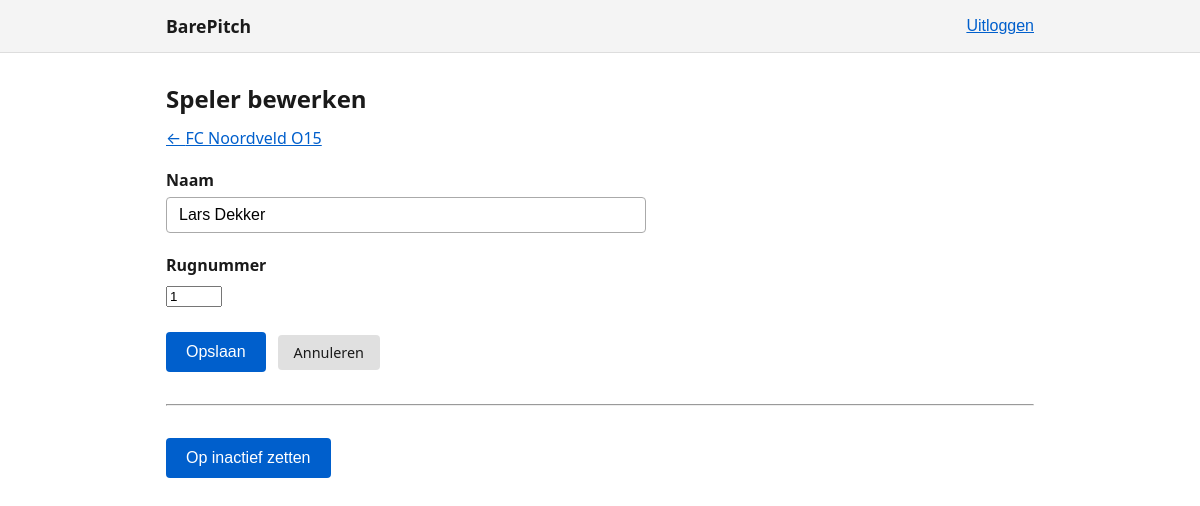
The app's page /player_edit.php?id=1&team_id=1 (signed in) with its own data.
### tables this page shows
CREATE TABLE teams (
    id INT UNSIGNED AUTO_INCREMENT PRIMARY KEY,
    user_id INT UNSIGNED NOT NULL,
    name VARCHAR(100) NOT NULL,
    season VARCHAR(20) NULL,
    status ENUM('active', 'archived') NOT NULL DEFAULT 'active',
    created_at DATETIME NOT NULL DEFAULT CURRENT_TIMESTAMP,
    updated_at DATETIME NULL,
    deleted_at DATETIME NULL,

    CONSTRAINT fk_teams_user
        FOREIGN KEY (user_id)
        REFERENCES users(id)
        ON DELETE CASCADE,

    INDEX idx_teams_user_id (user_id),
    INDEX idx_teams_status (status)
);

CREATE TABLE players (
    id INT UNSIGNED AUTO_INCREMENT PRIMARY KEY,
    team_id INT UNSIGNED NOT NULL,
    display_name VARCHAR(100) NOT NULL,
    shirt_number TINYINT UNSIGNED NULL,
    status ENUM('active', 'inactive') NOT NULL DEFAULT 'active',
    created_at DATETIME NOT NULL DEFAULT CURRENT_TIMESTAMP,
    updated_at DATETIME NULL ON UPDATE CURRENT_TIMESTAMP,
    deleted_at DATETIME NULL,

    CONSTRAINT fk_players_team
        FOREIGN KEY (team_id)
        REFERENCES teams(id)
        ON DELETE CASCADE,

    INDEX idx_players_team_id (team_id),
    INDEX idx_players_status (status),
    INDEX idx_players_shirt_number (shirt_number)
);

### app/helpers/view.php (called while the page is built, shortened)
<?php
function e(string $value): string
{
    return htmlspecialchars($value, ENT_QUOTES, 'UTF-8');
}
function render(string $view, array $data = []): void
{
    $path = dirname(__DIR__, 1) . '/views/' . $view . '.php';
    extract($data, EXTR_SKIP);
    include $path;
}

### public/player_edit.php (called while the page is built, shortened)
<?php
require_once __DIR__ . '/../app/models/TeamModel.php';
require_once __DIR__ . '/../app/models/PlayerModel.php';
$rawId     = $_GET['id'] ?? $_POST['id'] ?? '';
$rawTeamId = $_GET['team_id'] ?? $_POST['team_id'] ?? '';
$playerId = filter_var($rawId, FILTER_VALIDATE_INT, ['options' => ['min_range' => 1]]);
$teamId   = filter_var($rawTeamId, FILTER_VALIDATE_INT, ['options' => ['min_range' => 1]]);
$teamModel   = new TeamModel();
$playerModel = new PlayerModel();
$team = $teamModel->findForUser((int) $teamId, currentUserId());
$player = $playerModel->findForTeam((int) $playerId, (int) $teamId, currentUserId());
render('players/edit', [
    'team'            => $team,
    'player'          => $player,
    'errors'          => [],
    'input'           => [],
    'hasMatchHistory' => $playerModel->hasMatchHistory((int) $playerId),
    'flash'           => getFlash(),
]);

### app/helpers/lang.php (called while the page is built, shortened)
<?php
function __lang_strings(): array
{
    static $strings = null;
    if ($strings === null) {
        $locale = getenv('APP_LANG') ?: 'en';
        $file   = dirname(__DIR__, 2) . "/lang/{$locale}.php";
        $strings = require $file;
    }
    return $strings;
}
function __(string $key, array $replace = []): string
{
    $strings = __lang_strings();
    $value   = $strings[$key] ?? $key;
    return $value;
}

### app/config/database.php (called while the page is built, shortened)
<?php
function getPdo(): PDO
{
    return $GLOBALS['_pdo'];
}

### app/helpers/auth.php (called while the page is built, shortened)
<?php
function currentUserId(): ?int
{
    return isset($_SESSION['user_id']) ? (int) $_SESSION['user_id'] : null;
}

### app/models/TeamModel.php (called while the page is built, shortened)
<?php
class TeamModel
{
    private PDO $pdo;
    public function __construct()
    {
        $this->pdo = getPdo();
    }
    public function findForUser(int $teamId, int $userId): ?array
    {
        $stmt = $this->pdo->prepare(
            'SELECT * FROM teams
             WHERE id = ? AND user_id = ? AND deleted_at IS NULL
             LIMIT 1'
        );
        $stmt->execute([$teamId, $userId]);
        $row = $stmt->fetch();
        return $row !== false ? $row : null;
    }
}

### app/models/PlayerModel.php (called while the page is built, shortened)
<?php
class PlayerModel
{
    private PDO $pdo;
    public function __construct()
    {
        $this->pdo = getPdo();
    }
    public function findForTeam(int $playerId, int $teamId, int $userId): ?array
    {
        $stmt = $this->pdo->prepare(
            'SELECT p.*
             FROM players p
             JOIN teams t ON t.id = p.team_id
             WHERE p.id = ?
               AND p.team_id = ?
               AND t.user_id = ?
               AND p.deleted_at IS NULL
             LIMIT 1'
        );
        $stmt->execute([$playerId, $teamId, $userId]);
        $row = $stmt->fetch();
        return $row !== false ? $row : null;
    }
}

### app/views/players/edit.php (the view, shortened to what this page needs)
<?php include dirname(__DIR__) . '/layouts/header.php'; ?>
<section>
    <h1><?= e(__('players.edit')) ?></h1>
    <p><a href="/players.php?team_id=<?= e((string) $team['id']) ?>">&larr; <?= e($team['name']) ?></a></p>
    <form method="POST" action="/player_edit.php?id=<?= e((string) $player['id']) ?>&team_id=<?= e((string) $team['id']) ?>" novalidate style="max-width:480px;">
        <div class="form-group">
            <label for="display_name"><?= e(__('players.display_name')) ?></label>
            <input type="text" id="display_name" name="display_name" value="<?= e($input['display_name'] ?? $player['display_name']) ?>" maxlength="100" required>
        </div>
        <div class="form-group">
            <label for="shirt_number"><?= e(__('players.shirt_number')) ?></label>
            <input type="number" id="shirt_number" name="shirt_number" value="<?= e($input['shirt_number'] ?? ($player['shirt_number'] !== null ? (string) $player['shirt_number'] : '')) ?>" min="1" max="99">
        </div>
        <div class="form-actions">
            <button type="submit" class="btn btn-primary"><?= e(__('general.save')) ?></button>
            <a href="/players.php?team_id=<?= e((string) $team['id']) ?>" class="btn btn-secondary"><?= e(__('general.cancel')) ?></a>
        </div>
    </form>
    <hr style="margin:2rem 0;">
    <?php if ($player['status'] === 'active'): ?>
    <form method="POST" action="/player_edit.php?id=<?= e((string) $player['id']) ?>&team_id=<?= e((string) $team['id']) ?>" onsubmit="return confirm('<?= e(__('general.confirm')) ?>')">
        <button type="submit" class="btn btn-secondary"><?= e(__('players.deactivate')) ?></button>
    </form>
    <?php endif; ?>
</section>
<?php include dirname(__DIR__) . '/layouts/footer.php'; ?>

### public/assets/css/base.css (style rules this page uses)
*, *::before, *::after { box-sizing: border-box; }
html { font-size: 100%; }
body { margin: 0; font-family: system-ui, -apple-system, sans-serif; font-size: 1rem; line-height: 1.6; color: #1a1a1a; background: #fff; }
a { color: #005fcc; }
h1, h2, h3 { line-height: 1.2; margin: 0 0 0.75rem; }
p { margin: 0 0 1rem; }
label { display: block; font-weight: 600; margin-bottom: 0.25rem; }
input[type="email"], input[type="password"], input[type="text"] { display: block; width: 100%; padding: 0.5rem 0.75rem; font-size: 1rem; border: 1px solid #aaa; border-radius: 4px; }
button[type="submit"] { padding: 0.5rem 1.25rem; font-size: 1rem; cursor: pointer; background: #005fcc; color: #fff; border: none; border-radius: 4px; }

### public/assets/css/components.css (style rules this page uses)
.btn { display: inline-block; padding: 0.4rem 1rem; font-size: 0.9rem; border-radius: 4px; border: none; cursor: pointer; text-decoration: none; line-height: 1.5; }
.btn-primary { background: #005fcc; color: #fff; }
.btn-secondary { background: #e0e0e0; color: #1a1a1a; }

### public/assets/css/forms.css (style rules this page uses)
.form-group { margin-bottom: 1.25rem; }
.form-group label { display: block; font-weight: 600; margin-bottom: 0.25rem; }
.form-actions { display: flex; gap: 0.75rem; align-items: center; margin-top: 1.5rem; }

### records on screen
teams: name "FC Noordveld O15"
players: display_name "Lars Dekker", shirt_number "1"

### other values on screen
__('auth.logout') "Uitloggen"
__('players.edit') "Speler bewerken"
__('players.display_name') "Naam"
__('players.shirt_number') "Rugnummer"
__('general.save') "Opslaan"
__('general.cancel') "Annuleren"
__('players.deactivate') "Op inactief zetten"
